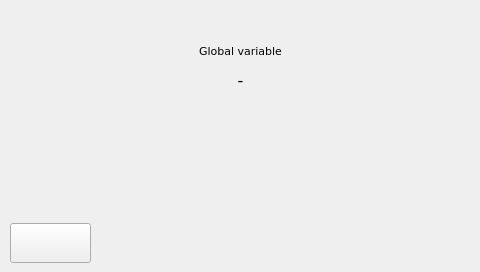
<?xml version="1.0" encoding="UTF-8"?>
<ui version="4.0">
<class>page200</class>
<widget class="QWidget" name="page200">
<property name="geometry">
<rect>
<x>0</x>
<y>0</y>
<width>480</width>
<height>272</height>
</rect>
</property>
<property name="minimumSize">
<size>
<width>480</width>
<height>272</height>
</size>
</property>
<property name="maximumSize">
<size>
<width>480</width>
<height>272</height>
</size>
</property>
<property name="windowTitle">
<string notr="true">page200</string>
</property>
<property name="styleSheet">
<string notr="true">QWidget#page200
{
}</string>
</property>
<widget class="QLabel" name="label_2">
<property name="geometry">
<rect>
<x>30</x>
<y>43</y>
<width>421</width>
<height>16</height>
</rect>
</property>
<property name="font">
<font>
<family>DejaVu Sans</family>
<pointsize>8</pointsize>
</font>
</property>
<property name="text">
<string>Global variable</string>
</property>
<property name="alignment">
<set>Qt::AlignCenter</set>
</property>
</widget>
<widget class="QLabel" name="label_String">
<property name="geometry">
<rect>
<x>30</x>
<y>70</y>
<width>421</width>
<height>21</height>
</rect>
</property>
<property name="font">
<font>
<family>DejaVu Sans</family>
<pointsize>12</pointsize>
</font>
</property>
<property name="text">
<string>-</string>
</property>
<property name="alignment">
<set>Qt::AlignCenter</set>
</property>
</widget>
<widget class="ATCMbutton" name="atcmButton">
<property name="geometry">
<rect>
<x>10</x>
<y>223</y>
<width>81</width>
<height>40</height>
</rect>
</property>
<property name="iconSize">
<size>
<width>24</width>
<height>24</height>
</size>
</property>
<property name="toolTip">
<string>page: HOME  status: </string>
</property>
<property name="whatsThis">
<string>ATCMbutton widget</string>
</property>
<property name="pageName">
<string notr="true">HOME</string>
</property>
<property name="statusvar">
<string notr="true"/>
</property>
<property name="viewStatus">
<bool>false</bool>
</property>
<property name="visibilityVar">
<string notr="true"/>
</property>
<property name="text">
<string/>
</property>
<property name="pressText">
<string/>
</property>
<property name="icon">
<iconset resource="systemicons.qrc">
<normaloff>:/systemicons/Home.png</normaloff>:/systemicons/Home.png</iconset>
</property>
<property name="borderWidth">
<number>1</number>
</property>
<property name="borderRadius">
<number>8</number>
</property>
<property name="apparence">
<enum>QFrame::Raised</enum>
</property>
<property name="font">
 <font>
  <family>DejaVu Sans</family>
  <pointsize>8</pointsize>
 </font>
</property>
</widget>
</widget>
<customwidgets>
<customwidget>
<class>ATCMbutton</class>
<extends>QPushButton</extends>
<header>atcmplugin.h</header>
</customwidget>
</customwidgets>
<resources>
<include location="systemicons.qrc"/>
</resources>
<connections>
<connection>
<sender>atcmButton</sender>
<signal>newPage(const char*,bool)</signal>
<receiver>page200</receiver>
<slot>goto_page(const char*,bool)</slot>
</connection>
</connections>
<slots>
<slot>goto_page(const char*,bool)</slot>
</slots>
</ui>
